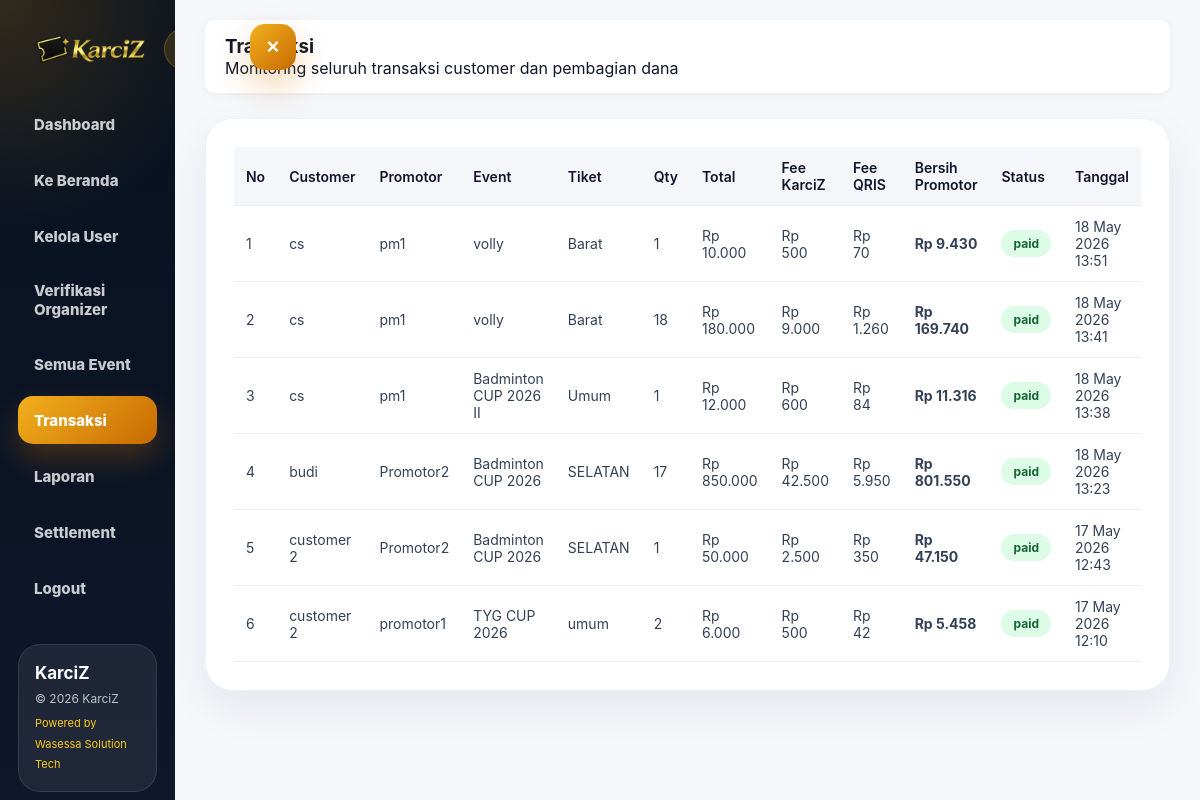
The page /super-admin/transactions.php (signed in) on the database its author committed.
### tables this page shows
CREATE TABLE `transactions` (
  `id` int(11) NOT NULL,
  `user_id` int(11) NOT NULL,
  `event_id` int(11) NOT NULL,
  `ticket_id` int(11) NOT NULL,
  `qty` int(11) NOT NULL,
  `gross_total` int(11) DEFAULT NULL,
  `platform_fee` int(11) DEFAULT NULL,
  `payment_gateway_fee` int(11) DEFAULT 0,
  `promoter_income` int(11) DEFAULT NULL,
  `net_promoter_income` int(11) DEFAULT 0,
  `total` int(11) NOT NULL,
  `payment_method` varchar(50) DEFAULT NULL,
  `payment_detail` varchar(100) DEFAULT NULL,
  `ticket_code` varchar(100) DEFAULT NULL,
  `status` enum('pending','paid','failed') DEFAULT 'paid',
  `created_at` timestamp NOT NULL DEFAULT current_timestamp(),
  `used_status` enum('unused','used') DEFAULT 'unused',
  `used_at` datetime DEFAULT NULL,
  `checkin_method` varchar(20) DEFAULT NULL
);

CREATE TABLE `users` (
  `id` int(11) NOT NULL,
  `username` varchar(50) DEFAULT NULL,
  `email` varchar(100) DEFAULT NULL,
  `password` varchar(255) DEFAULT NULL,
  `no_whatsapp` varchar(20) DEFAULT NULL,
  `role` enum('customer','organizer','superadmin','staff_gate') NOT NULL DEFAULT 'customer',
  `created_at` timestamp NOT NULL DEFAULT current_timestamp(),
  `profile_image` varchar(255) DEFAULT NULL,
  `status` enum('pending','approved','rejected') DEFAULT 'pending'
);

CREATE TABLE `promotor` (
  `id` int(100) NOT NULL,
  `user_id` int(11) DEFAULT NULL,
  `nama_brand` varchar(255) NOT NULL,
  `deskripsi_singkat` varchar(500) NOT NULL,
  `email_bisnis` varchar(255) NOT NULL,
  `no_wa` int(25) NOT NULL,
  `logo` varchar(255) NOT NULL,
  `banner` varchar(255) NOT NULL,
  `status` enum('pending','approved','rejected') DEFAULT 'pending',
  `created_at` timestamp NOT NULL DEFAULT current_timestamp()
);

CREATE TABLE `events` (
  `id` int(11) NOT NULL,
  `organizer_id` int(11) DEFAULT NULL,
  `nama_event` varchar(255) DEFAULT NULL,
  `lokasi` varchar(255) DEFAULT NULL,
  `tanggal` date DEFAULT NULL,
  `tanggal_selesai` date DEFAULT NULL,
  `jam_mulai` time DEFAULT NULL,
  `jam_selesai` time DEFAULT NULL,
  `deskripsi` text DEFAULT NULL,
  `banner` varchar(255) DEFAULT NULL,
  `status` enum('aktif','selesai') DEFAULT 'aktif',
  `created_at` timestamp NOT NULL DEFAULT current_timestamp()
);

CREATE TABLE `tickets` (
  `id` int(11) NOT NULL,
  `event_id` int(11) DEFAULT NULL,
  `nama_tiket` varchar(100) DEFAULT NULL,
  `harga` int(11) DEFAULT NULL,
  `stok` int(11) DEFAULT NULL,
  `created_at` timestamp NOT NULL DEFAULT current_timestamp()
);

### super-admin/transactions.php (the view, shortened to what this page needs)
<?php
include '../config.php';
$stmt = $conn->prepare("
    SELECT
        transactions.id,
        transactions.qty,
        transactions.total,
        transactions.platform_fee,
        transactions.payment_gateway_fee,
        transactions.net_promoter_income,
        transactions.payment_method,
        transactions.payment_detail,
        transactions.status,
        transactions.created_at,
        users.username,
        events.nama_event,
        promotor.nama_brand,
        tickets.nama_tiket
    FROM transactions
    JOIN users ON transactions.user_id = users.id
    JOIN events ON transactions.event_id = events.id
    LEFT JOIN promotor ON events.organizer_id = promotor.id
    JOIN tickets ON transactions.ticket_id = tickets.id
    ORDER BY transactions.created_at DESC
");
$stmt->execute();
$transactions = $stmt->get_result();
?>
<!DOCTYPE html>
<html lang="id">
<head>
  <link rel="stylesheet" href="/Karciz/assets/css/superadmin.css?v=1">
  <link rel="stylesheet" href="/Karciz/assets/css/superadmin-premium.css?v=2">
</head>
<body>
<div class="wrapper">
<?php include 'sidebar.php'; ?>
  <div class="main">
    <div class="topbar">
      <div>
        <h3>Transaksi</h3>
        <p>Monitoring seluruh transaksi customer dan pembagian dana</p>
      </div>
    </div>
    <div class="table-container">
      <table>
        <tr>
          <th>No</th>
          <th>Customer</th>
          <th>Promotor</th>
          <th>Event</th>
          <th>Tiket</th>
          <th>Qty</th>
          <th>Total</th>
          <th>Fee KarciZ</th>
          <th>Fee QRIS</th>
          <th>Bersih Promotor</th>
          <th>Status</th>
          <th>Tanggal</th>
        </tr>
        <?php if ($transactions->num_rows > 0) { ?>
          <?php $no = 1; while ($row = $transactions->fetch_assoc()) { ?>
            <tr>
              <td><?= $no++; ?></td>
              <td><?= htmlspecialchars($row['username']); ?></td>
              <td><?= htmlspecialchars($row['nama_brand'] ?? 'Tidak diketahui'); ?></td>
              <td><?= htmlspecialchars($row['nama_event']); ?></td>
              <td><?= htmlspecialchars($row['nama_tiket']); ?></td>
              <td><?= $row['qty']; ?></td>
              <td>Rp <?= number_format($row['total'], 0, ',', '.'); ?></td>
              <td>Rp <?= number_format($row['platform_fee'], 0, ',', '.'); ?></td>
              <td>Rp <?= number_format($row['payment_gateway_fee'], 0, ',', '.'); ?></td>
              <td><strong>Rp <?= number_format($row['net_promoter_income'], 0, ',', '.'); ?></strong></td>
              <td>
                <span class="status-badge <?= $row['status'] == 'paid' ? 'active' : 'done'; ?>">
                  <?= htmlspecialchars($row['status']); ?>
                </span>
              </td>
              <td><?= date('d M Y H:i', strtotime($row['created_at'])); ?></td>
            </tr>
          <?php } ?>
        <?php } else { ?>
          <tr>
            <td colspan="12">Belum ada transaksi.</td>
          </tr>
        <?php } ?>
      </table>
    </div>
  </div>
</div>
</body>
</html>

### assets/css/superadmin.css (style rules this page uses)
* { margin: 0; padding: 0; box-sizing: border-box; }
body { font-family: 'Segoe UI', Calibri, sans-serif; background-color: #f5f6fa; }
.wrapper { display: flex; min-height: 100vh; }
.main { flex: 1; padding: 20px 30px; }
.topbar { background: #fff; padding: 15px 20px; border-radius: 10px; display: flex; justify-content: space-between; align-items: center; box-shadow: 0 2px 10px rgba(0,0,0,0.05); }
.table-container { margin-top: 25px; background: #fff; padding: 20px; border-radius: 12px; box-shadow: 0 4px 12px rgba(0,0,0,0.08); }
table { width: 100%; border-collapse: collapse; font-size: 14px; }
table th, table td { padding: 12px; border-bottom: 1px solid #eee; }
table th { background: #f5f6fa; font-weight: 600; }
.status-badge { display: inline-block; padding: 6px 12px; border-radius: 999px; font-size: 12px; font-weight: 700; }
.status-badge.active { background: #dcfce7; color: #166534; }

### assets/css/superadmin-premium.css (style rules this page uses)
* { box-sizing: border-box; }
body { margin: 0; background: #f5f7fb; color: #0f172a; font-family: Inter, "Segoe UI", Arial, sans-serif; }
.table-container { background: #fff; border: 1px solid #eef2f7; border-radius: 28px; padding: 28px; box-shadow: 0 18px 42px rgba(15,23,42,.07); overflow-x: auto; }
table { width: 100%; border-collapse: collapse; min-width: 760px; }
th { padding: 16px 14px; background: #f8fafc; text-align: left; font-weight: 900; color: #0f172a; }
td { padding: 16px 14px; border-bottom: 1px solid #eef2f7; color: #334155; }

### rows shown on the page
transactions: user.username "cs", promotor.nama_brand "pm1", event.nama_event "volly", ticket.nama_tiket "Barat", qty "1", total "10.000", platform_fee "500", payment_gateway_fee "70", net_promoter_income "9.430", status "paid", created_at "18 May 2026 13:51"
transactions: user.username "cs", promotor.nama_brand "pm1", event.nama_event "volly", ticket.nama_tiket "Barat", qty "18", total "180.000", platform_fee "9.000", payment_gateway_fee "1.260", net_promoter_income "169.740", status "paid", created_at "18 May 2026 13:41"
transactions: user.username "cs", promotor.nama_brand "pm1", event.nama_event "Badminton CUP 2026 II", ticket.nama_tiket "Umum", qty "1", total "12.000", platform_fee "600", payment_gateway_fee "84", net_promoter_income "11.316", status "paid", created_at "18 May 2026 13:38"
transactions: user.username "budi", promotor.nama_brand "Promotor2", event.nama_event "Badminton CUP 2026", ticket.nama_tiket "SELATAN", qty "17", total "850.000", platform_fee "42.500", payment_gateway_fee "5.950", net_promoter_income "801.550", status "paid", created_at "18 May 2026 13:23"
transactions: user.username "customer 2", promotor.nama_brand "Promotor2", event.nama_event "Badminton CUP 2026", ticket.nama_tiket "SELATAN", qty "1", total "50.000", platform_fee "2.500", payment_gateway_fee "350", net_promoter_income "47.150", status "paid", created_at "17 May 2026 12:43"
transactions: user.username "customer 2", promotor.nama_brand "promotor1", event.nama_event "TYG CUP 2026", ticket.nama_tiket "umum", qty "2", total "6.000", platform_fee "500", payment_gateway_fee "42", net_promoter_income "5.458", status "paid", created_at "17 May 2026 12:10"
